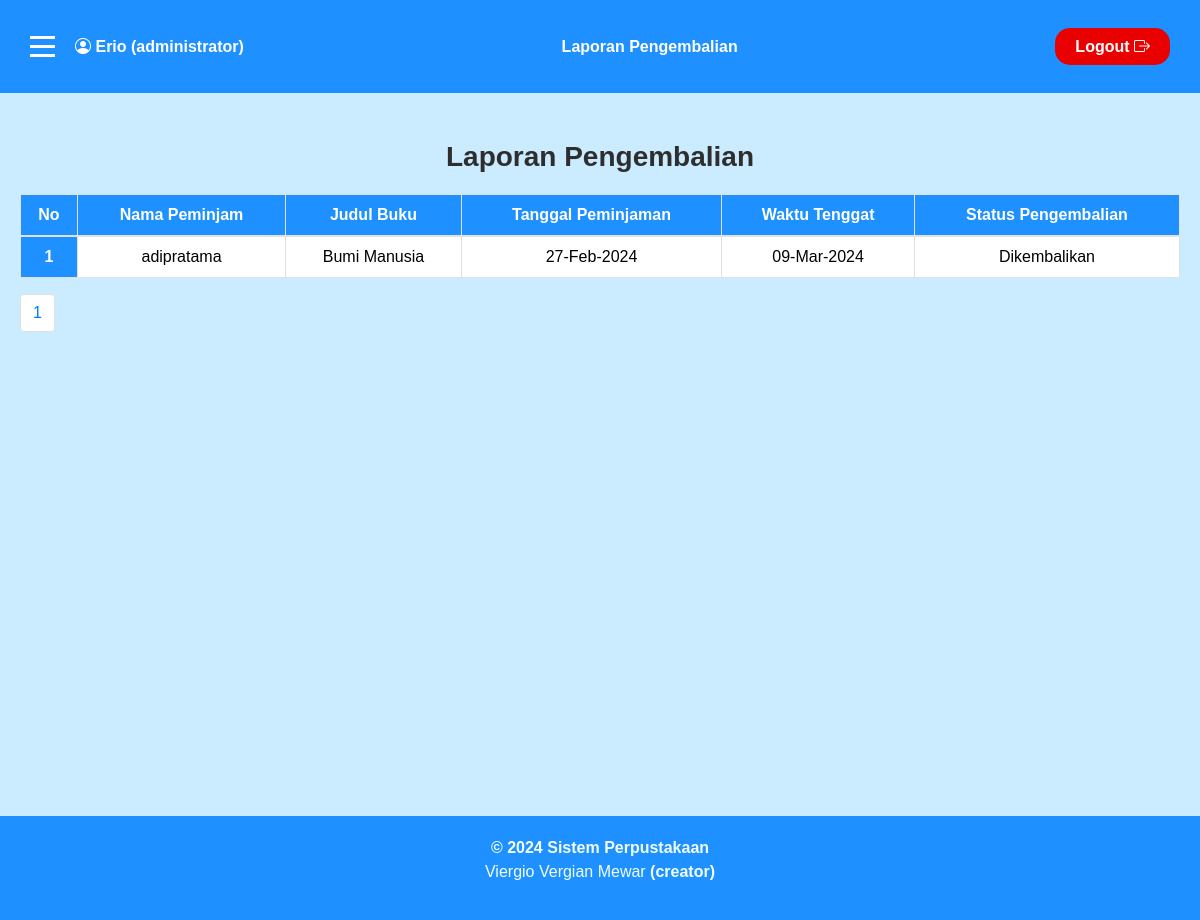
/user/administrator/pengembalian.php (signed in), run on the app's committed database.
### tables this page shows
CREATE TABLE IF NOT EXISTS `pengembalian` (
  `LaporanID` int(11) NOT NULL AUTO_INCREMENT,
  `UserID` int(11) NOT NULL,
  `BukuID` int(11) NOT NULL,
  `TanggalPeminjaman` date NOT NULL,
  `TanggalPengembalian` date NOT NULL,
  `StatusPeminjaman` varchar(255) NOT NULL,
  PRIMARY KEY (`LaporanID`),
  KEY `UserID` (`UserID`,`BukuID`),
  KEY `BukuID` (`BukuID`)
);

CREATE TABLE IF NOT EXISTS `user` (
  `UserID` int(11) NOT NULL AUTO_INCREMENT,
  `Username` varchar(255) NOT NULL,
  `Password` varchar(255) NOT NULL,
  `Email` varchar(255) NOT NULL,
  `NamaLengkap` varchar(255) NOT NULL,
  `Alamat` text NOT NULL,
  `Level` enum('administrator','petugas','peminjam') NOT NULL,
  PRIMARY KEY (`UserID`)
);

CREATE TABLE IF NOT EXISTS `buku` (
  `BukuID` int(11) NOT NULL AUTO_INCREMENT,
  `Judul` varchar(255) NOT NULL,
  `Penulis` varchar(255) NOT NULL,
  `Penerbit` varchar(255) NOT NULL,
  `TahunTerbit` int(11) NOT NULL,
  PRIMARY KEY (`BukuID`)
);

### user/administrator/pengembalian.php (the view, shortened to what this page needs)
<?php
require '../../database/db.php';
$results_per_page = 10;
$query = "SELECT u.Username, b.Judul, p.TanggalPeminjaman, p.TanggalPengembalian, p.StatusPeminjaman
            FROM pengembalian p
            JOIN user u ON p.UserID = u.UserID
            JOIN buku b ON p.BukuID = b.BukuID
            ORDER BY p.UserID, p.TanggalPeminjaman, p.TanggalPengembalian";
$result = mysqli_query($db, $query);
$total_results = mysqli_num_rows($result);
$total_pages = ceil($total_results / $results_per_page);
$current_page = isset($_GET['page']) ? $_GET['page'] : 1;
$starting_index = ($current_page - 1) * $results_per_page;
$query .= " LIMIT $starting_index, $results_per_page";
$result = mysqli_query($db, $query);
?>
<!DOCTYPE html>
<html lang="en">
<head>
    <link rel="stylesheet" href="https://stackpath.bootstrapcdn.com/bootstrap/4.3.1/css/bootstrap.min.css"
>
    <link rel="stylesheet" href="https://cdn.jsdelivr.net/npm/bootstrap-icons@1.11.3/font/bootstrap-icons.min.css">
    <link rel="stylesheet" href="https://stackpath.bootstrapcdn.com/font-awesome/4.7.0/css/font-awesome.min.css">
    <link rel="stylesheet" href="https://unpkg.com/feather-icons">
    <link rel="stylesheet" href="../../css/styles.css">
    <link rel="stylesheet" href="../../css/table.css">
</head>
<body>
    <?php include_once('../../dashboard/navbar.php'); ?>
    <div class="main-content">
        <h2>Laporan Pengembalian</h2>
        <table class="table">
    <thead>
        <tr>
            <th>No</th>
            <th>Nama Peminjam</th>
            <th>Judul Buku</th>
            <th>Tanggal Peminjaman</th>
            <th>Waktu Tenggat</th>
            <th>Status Pengembalian</th>
        </tr>
    </thead>
    <tbody>
        <?php
        $counter = $starting_index + 1;
        while ($peminjaman = mysqli_fetch_assoc($result)) {
            ?>
            <tr>
                <th scope="row"><?php echo $counter; ?></th>
                <td><?php echo $peminjaman['Username']; ?></td>
                <td><?php echo $peminjaman['Judul']; ?></td>
                <td><?php echo date('d-M-Y', strtotime($peminjaman['TanggalPeminjaman'])); ?></td>
                <td><?php echo date('d-M-Y', strtotime($peminjaman['TanggalPengembalian'])); ?></td>
                <td><?php echo $peminjaman['StatusPeminjaman']; ?></td>
            </tr>
            <?php
            $counter++;
        }
        ?>
    </tbody>
</table>
<ul class="pagination">
            <?php
            for ($page = 1; $page <= $total_pages; $page++) {
                echo '<li class="page-item"><a class="page-link" href="?page=' . $page . '">' . $page . '</a></li>';
            }
            ?>
        </ul>
    </div>
    <?php include_once('../../dashboard/footer.php'); ?>
</body>
</html>

### css/styles.css (style rules this page uses)
body { display: flex; flex-direction: column; min-height: 100vh; font-family: Arial, sans-serif; background: #c8deff; margin-top: 10%; padding: 0; height: 100vh; animation: gradientAnimation 20s linear infinite forwards; }
.main-content { flex-grow: 1; }
h3, h2 { color: #2e2e2e; }

### css/table.css (style rules this page uses)
body { font-family: "Arial", sans-serif; background-color: #cbecff; }
.main-content { margin: 20px; }
h2 { text-align: center; font-size: 28px; font-weight: bold; margin-bottom: 20px; }
.table { width: 100%; margin-top: 20px; border-collapse: collapse; }
.table th, .table td { padding: 8px; text-align: center; border: 1px solid #dee2e6; }
.table th { background-color: #1e90ff; color: #ffffff; }
.table td { background-color: #ffffff; color: #000000; }

### data on the page
pengembalian: UserID.Username "adipratama", BukuID.Judul "Bumi Manusia", TanggalPeminjaman "27-Feb-2024", TanggalPengembalian "09-Mar-2024", StatusPeminjaman "Dikembalikan"

### other printed values
$username "Erio"
$_SESSION['Level'] "administrator"
$nama_sistem "Laporan Pengembalian"
